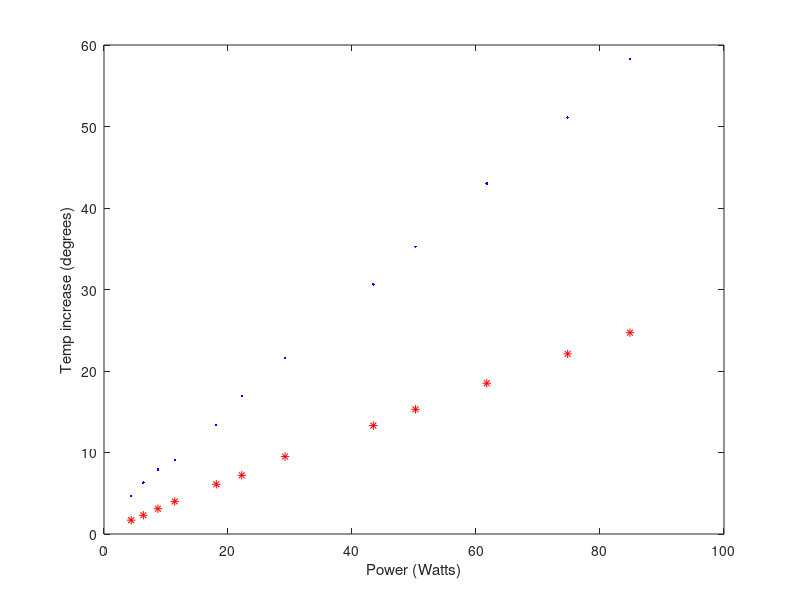

This figure's MATLAB source:
clear all
close all

%%%results for Ioffe coil

II = [1 2 3 4 5 10 12 14 16 18 20 22 23 24 25 26 27 28 29 30 31 33 35 37 40];
VI= [70e-3 140e-3 208e-3 280e-3 350e-3 .703 .851 .999 1.161 1.320 1.484 1.66 1.747 1.84 1.934 2.030 2.127 ...
        2.224 2.328 2.440 2.551 2.768 2.994 3.233 3.6];

PI= VI.*II;

RI=VI./II;

RrtI=.07;
TI=(RI/RrtI-1)/.004;

IIt=[1 10 16 20 25 30 40];
VIt=[70e-3 .703 1.161 1.484 1.934 2.440 3.6];
Ti= [19 22.5 28.5 33.8 43 53 77]-19;
PIt=IIt.*VIt;

plot(PI,TI,'.b')
hold on
plot(PIt,Ti,'*r')
hold off
ylabel('Temp increase (degrees)')
xlabel('Power (Watts)')

pause

IQ= [10 12 14 16 20 22 25 30 32 35 38 40];
VQ=[.438 .529 .621 .713 .906 1.010 1.168 1.448 1.570 1.764 1.968 2.121];
PQ=IQ.*VQ;

RQ=VQ./IQ;

RrtQ=0.043;
TQ=(RQ/RrtQ-1)/.004;

Tq=[20.7 21.3 22.1 23 25.1 26.2 28.5 32.3 34.3 37.5 41.1 43.7]-19;
plot(PQ,TQ,'.b')
hold on
plot(PQ,Tq,'*r')
hold off

ylabel('Temp increase (degrees)')
xlabel('Power (Watts)')
